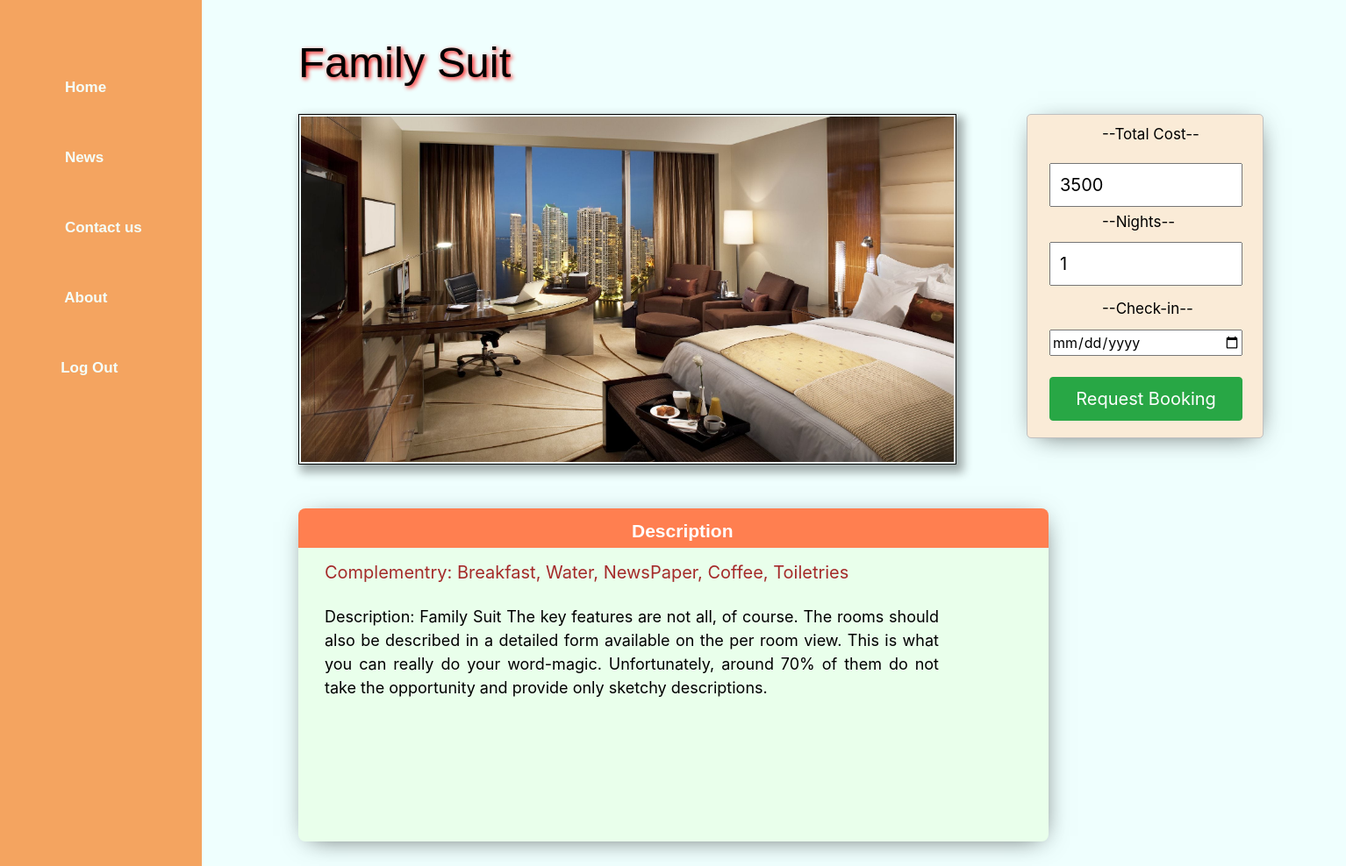
/views/rmdetails.php?id=3&CusId=1 (signed in), run on the app's committed database.
### tables this page shows
CREATE TABLE `roomlist` (
  `id` int(50) NOT NULL,
  `roomname` varchar(500) NOT NULL,
  `type` varchar(500) NOT NULL,
  `size` varchar(500) NOT NULL,
  `floor` varchar(500) NOT NULL,
  `price` int(50) NOT NULL,
  `pic` varchar(500) NOT NULL,
  `Complementary` varchar(5000) NOT NULL,
  `description` varchar(5000) NOT NULL
);

### model/db_connect.php (called while the page is built, shortened)
<?php
	 $serverName="localhost";
	 $userName="root";
	 $dbName="hotelmng";
	 $password="";
	function get($query)
	{
		global $serverName;
		global $userName;
		global $password;
		global $dbName;
		$conn = mysqli_connect( $serverName, $userName, $password, $dbName);
		$result=mysqli_query($conn,$query);
		return $result;
	}
?>

### views/rmdetails.php (the view, shortened to what this page needs)
<?php
		if(isset($_SESSION['loggedinuser']) || isset($_SESSION['regiuser']))
    	{
?>
<!DOCTYPE html>
<html>
<head>
	<link rel="stylesheet" href="style/style.css">
	<link rel="stylesheet" href="style/sty.css">
	<link rel="stylesheet" href="https://stackpath.bootstrapcdn.com/bootstrap/4.5.2/css/bootstrap.min.css">
</head>
<body style="background-color: #EFFFFE;">
	<?php
	require "../model/db_connect.php";
		$nm = null;
		if(isset($_GET['id'])){
			$nm = $_GET['id'];
		}
		$qr = "SELECT * FROM roomlist WHERE id=$nm";
		$r = get($qr);
		$room = mysqli_fetch_array($r);
	?>
<form method="post">
	<div class="roomdethead">
		<p><?php echo "$room[roomname]"; ?></p>
	</div>
	<div style="position: absolute; left:340px;top:130px">
		<img src= '<?php echo "$room[pic]"; ?>' width='750px;' height='400px;' class='roomdetpic'>
	</div>
		<div class="outer-box"  id="detbox">
		<div class="header-box" id="detinbox">
			<strong class="header-text" style="left:380px;"> Description &nbsp &nbsp  </strong> <br><br>
			<br><p class="complement">Complementry: <?php echo "$room[Complementary]"; ?></p><br><br><br>
			<p class="desc">Description: <?php echo "$room[description]"; ?> </p>
			<br><br>
			</div>
		</div>
 <div style="position: absolute; top:130px">
<div style="position: relative; height:370px; width:270px; background-color:#FAEBD7; top:0px; left:1170px; border: 1px solid #C0C0C0; border-radius: 5px;  box-shadow: 2px 5px 28px -11px rgba(0,0,0,0.75);">
       <div style="position: relative;left:85px; color:#000;  font-size: 17px; top:10px">--Total Cost--</div>  <br>
       <input id="cost" value="<?php echo "$room[price]"; ?>" type="text" name="cos" style="position: relative; height:50px; padding:10px; width:220px;margin:5px 25px;  font-size: 20px;">
        <div style="position: relative;left:85px; color:#000;  font-size: 17px; top:-0px">--Nights--</div>
        <input type="number" name="qua" id="quan" value=1 min="0" max="40" step="1" style="position: relative; top:10px; left:25px; height: 50px; padding:10px; font-size: 20px; width:220px;"><br><br>
          <div style="position: relative;left:85px; color:#000;  font-size: 17px; top:-0px">--Check-in--</div>
         <input type="date" id="dt" name="date"><br><br>
        <input type="submit" name="submit" value="Request Booking" class="btn btn-success" style="position: relative; height:50px; width:220px;margin:10px 25px;  font-size: 20px;">
    </div>
</div>
</form>
	 <div class="Sidenav">
         <nav>
            <ul>
                 <li><a class="" href=""></a></li>
               <li><a class="active" href="hos.php"> &nbsp &nbsp Home</a></li>
               <li><a href="#"> &nbsp &nbsp News</a></li>
               <li><a href="#"> &nbsp &nbsp Contact us</a></li>
               <li><a href="#"> &nbsp &nbsp About</a></li>
               <li><a href="Logout.php"> &nbsp &nbspLog Out</a></li>
            </ul>
         </nav>
      </div>
</body>
</html>
<?php
	}
	else{
		echo("<script>location.href = 'Login.php'</script>");
    	}
?>

### views/style/style.css (style rules this page uses)
.Sidenav { position:absolute; top:0px; left: 0px; width:15%; height:1500px; box-sizing: border-box; background:#F4A460; opacity:1; padding-left: 10px; padding-right: 10px; }
.Sidenav ul { list-style:none; position: relative; top: -100px; }
.Sidenav ul li a { line-height:80px; color:#F5FFFA; padding:5px; text-decoration:none; font-family: sans-serif; font-size:17px; font-weight:bold; }

### views/style/sty.css (style rules this page uses)
body { background-color: #EFFFFE; overflow-x: hidden; }
.outer-box { position: relative; top:55px; left:80px; background-color: #E9FFEB; width:255px; height:180px; border-radius: 8px; box-shadow: 2px 5px 28px -11px rgba(0,0,0,0.75); }
#detbox { position: absolute; left: 340px; top: 580px; width:855px; height:380px; }
.header-box { position: absolute; background-color: #FF7F50; width:255px; height:45px; border-top-left-radius:8px; border-top-right-radius:8px; }
#detinbox { width:855px; }
.header-text { color:#fff; font-family:arial; position: absolute; left:75px; top:10px; font-size: 21px }
.roomdethead { position: absolute; left:340px; top:35px; font-family:arial; color:#000; font-size: 49px; text-shadow: 2px 2px 5px red; }
.roomdetpic { border:solid black 1px; padding:2px; float:left; margin-right:10px; margin-bottom:5px; box-shadow: 5px 6px 10px 3px rgba(0,0,0,0.33); }
.complement { font-size: 20px; position: absolute; top: 58px; left: 30px; color: #A52A2A; }
.desc { font-size: 18px; position: absolute; top: 110px; left: 30px; color: #000; width: 700px; text-align: justify; }
#dt { position: relative; left: 25px; top: 10px; width: 220px; }

### data on the page
roomlist: roomname "Family Suit", pic (picture), Complementary "Breakfast, Water, NewsPaper, Coffee, Toiletries", description "Family Suit The key features are not all, of course. The rooms should also be described in a detailed form available on the per room view. This is what you can really do your word-magic. Unfortunately, around 70% of them do not take the opportunity and provide only sketchy descriptions.", cos "3500"
